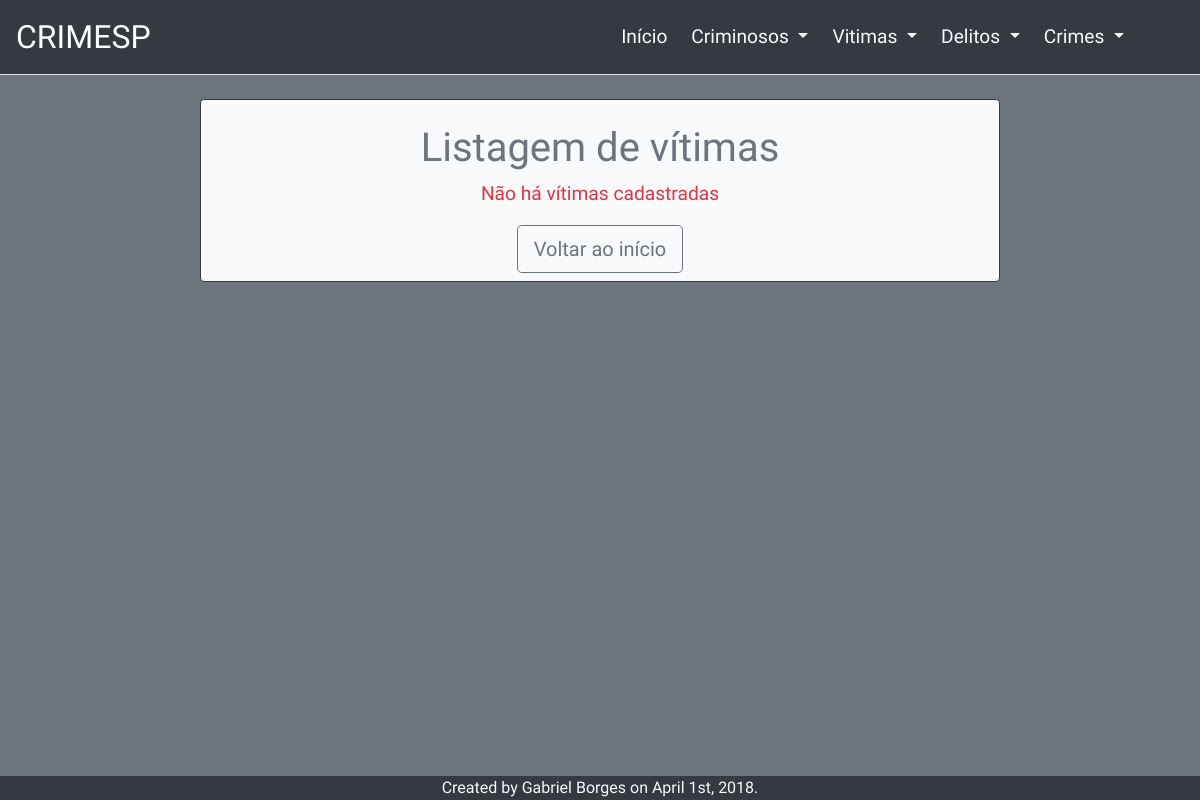
Page /listarVitimas.php on the earlier database version.
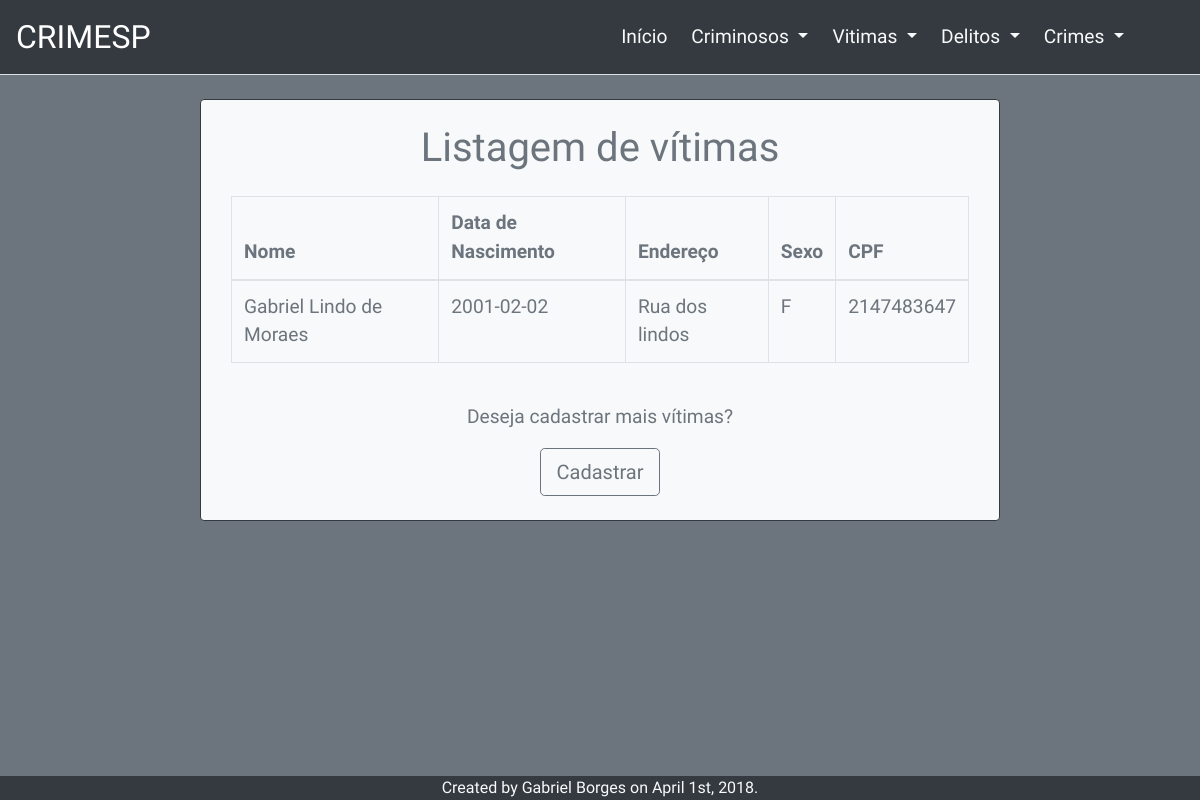
Same page on the later database version.
### tables this page shows
CREATE TABLE IF NOT EXISTS `vitima` (
  `id` int(11) NOT NULL AUTO_INCREMENT,
  `nome` varchar(80) NOT NULL,
  `endereco` varchar(150) DEFAULT NULL,
  `dataNasc` date DEFAULT NULL,
  `sexo` char(1) NOT NULL,
  `cpf` varchar(11) DEFAULT NULL,
  PRIMARY KEY (`id`)
);

### classes/ConexaoPDO.php (called while the page is built, shortened)
<?php
class ConexaoPDO {
    private $selectBuilder;
    private $pdo;
    private $query;
    private $erro;
    public function getPdo() {
        return $this->pdo;
    }
    public function getQuery() {
        return $this->query;
    }
    public function getErro() {
        return $this->erro;
    }
    public function getSelectBuilder() {
        return $this->selectBuilder;
    }
    public function setPdo($pdo) {
        $this->pdo = $pdo;
    }
    public function setQuery($query){
        $this->query = $query;
    }
    public function setSelectBuilder($tabela, $resultado, $where) {
        $selectBuilder = "SELECT ";
        $tamanho = count($resultado);
        $i = 0;
        if(is_array($resultado)){
           foreach ($resultado as $key) {
                $i++;
                $selectBuilder .= "$key";
                if ($i < $tamanho) {
                    $selectBuilder .= ", ";
                }
                else {
                    $selectBuilder .= " FROM ";
                }
            }
        }
        else{
            $selectBuilder .= "$resultado FROM ";
        }
        $selectBuilder .= $tabela;
        $this->selectBuilder = $selectBuilder;
    }
    public function execSelect() {
        try {
            $pdo = $this->getPdo();
            $query = $pdo->prepare($this->getSelectBuilder());
            $query->execute();
        } catch (PDOException $e) {
            $this->setErro($e);
        }
    }
}

### classes/Vitima.php (called while the page is built, shortened)
<?php
require_once'classes\ConexaoPDO.php';
class Vitima{
	private $resultadoPost, $conexao;
    public function getConexao(){
        return $this->conexao;
    }
    public function setConexao($conexao){
        $this->conexao = $conexao;
    }
    public function listarVitima(){
        $conexao = $this->getConexao();
        $conexao->setSelectBuilder("vitima", "*" , 0);
    	$conexao->execSelect();
    	if($conexao->getErro()){
    		echo $conexao->getErro();
    	}
    	else{
    		return $conexao->getQuery();
    	}
    }
}

### listarVitimas.php (the view, shortened to what this page needs)
<?php
include 'header.php';
require_once 'classes/Vitima.php';
$vitm = new Vitima();
$query = $vitm->listarVitima();
if($vitm->getConexao()->getErro()){
    header("Location:index.php");
}else{
    $countVitm = $query->rowCount();
}
if($countVitm > 0){
    echo'
        <section class="container-fluid mt-4 mb-5">
            <div class="row">
                <div class="col-11 col-md-8 mx-auto bg-light border border-2 border-dark rounded divForm text-secondary">
                    <h1 class="text-center mt-4 ">Listagem de vítimas</h1>
                    <div class="col-12 my-4 mx-auto table-responsive">
                        <table class="table table-bordered table-hover">
                            <thead>
                                <tr>
                                    <th>Nome</th>
                                    <th>Data de Nascimento</th>
                                    <th>Endereço</th>
                                    <th>Sexo</th>
                                    <th>CPF</th>
                                </tr>
                            </thead>
                            <tbody>';
    $html = "";
    while($linha = $query->fetch(PDO::FETCH_ASSOC)){
        (isset($linha['endereco'])) ?: $linha['endereco'] = "Nulo";
        $html.='<tr>';
        $html.='<td>' . $linha['nome'] . '</td>';
        $html.='<td>' . $linha['dataNasc'] . '</td>';
        $html.='<td>' . $linha['endereco'] . '</td>';
        $html.='<td>' . $linha['sexo'] . '</td>';
        $html.='<td>' . $linha['cpf'] . '</td>';
        $html.='</tr>';
    }
    echo $html;
    echo'                   </tbody>
                        </table>
                    </div>
                    <div class="col-12 mx-auto text-center my-4">
                        <p class="text-secondary">Deseja cadastrar mais vítimas?</p>
                        <a class="btn btn-lg btn-outline-secondary" href="formVitimas.php">Cadastrar</a>
                    </div>
                </div>
            </div>
        </section>
    ';
}else{
    echo'
        <section class="container-fluid mt-4 mb-5">
            <div class="row">
                <div class="col-11 col-md-8 mx-auto bg-light border border-2 border-dark rounded divForm text-secondary">
                    <h1 class="text-center mt-4 ">Listagem de vítimas</h1>
                    <div class="col-12 mx-auto text-center my-2">
                        <p class="text-danger">Não há vítimas cadastradas</p>
                        <a class="btn btn-lg btn-outline-secondary" href="index.php">Voltar ao início</a>
                    </div>
                </div>
            </div>
        </section>';
}
?>
<?php include 'footer.php'?>

Differences in the rows shown:
added vitima: nome "Gabriel Lindo de Moraes", dataNasc "2001-02-02", endereco "Rua dos lindos", sexo "F", cpf "2147483647"
Other differences:
text no longer shown: "Não há vítimas cadastradas Voltar ao início"
text now shown: "Nome Data de Nascimento Endereço Sexo CPF Deseja cadastrar mais vítimas? Cadastrar"
